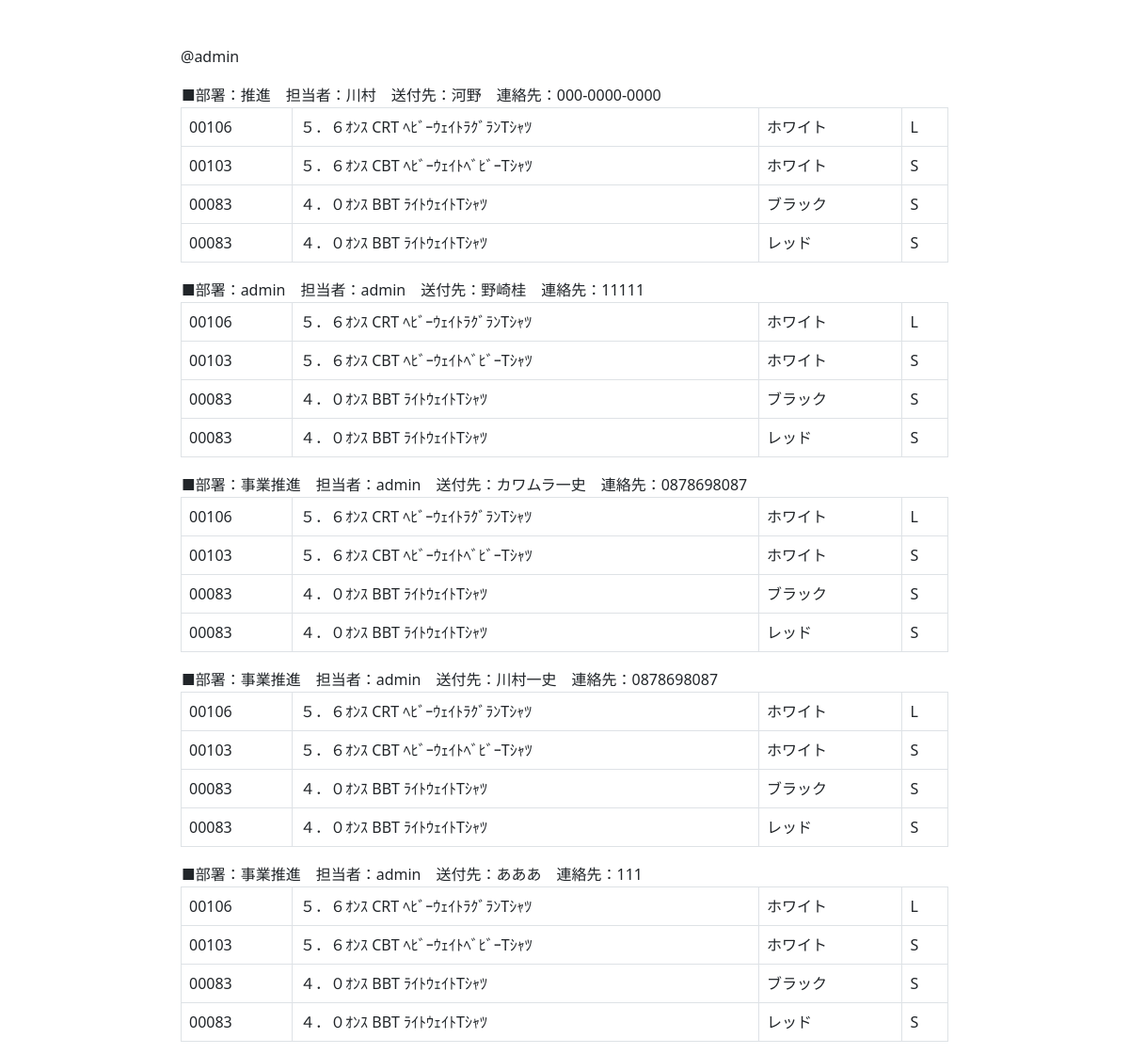
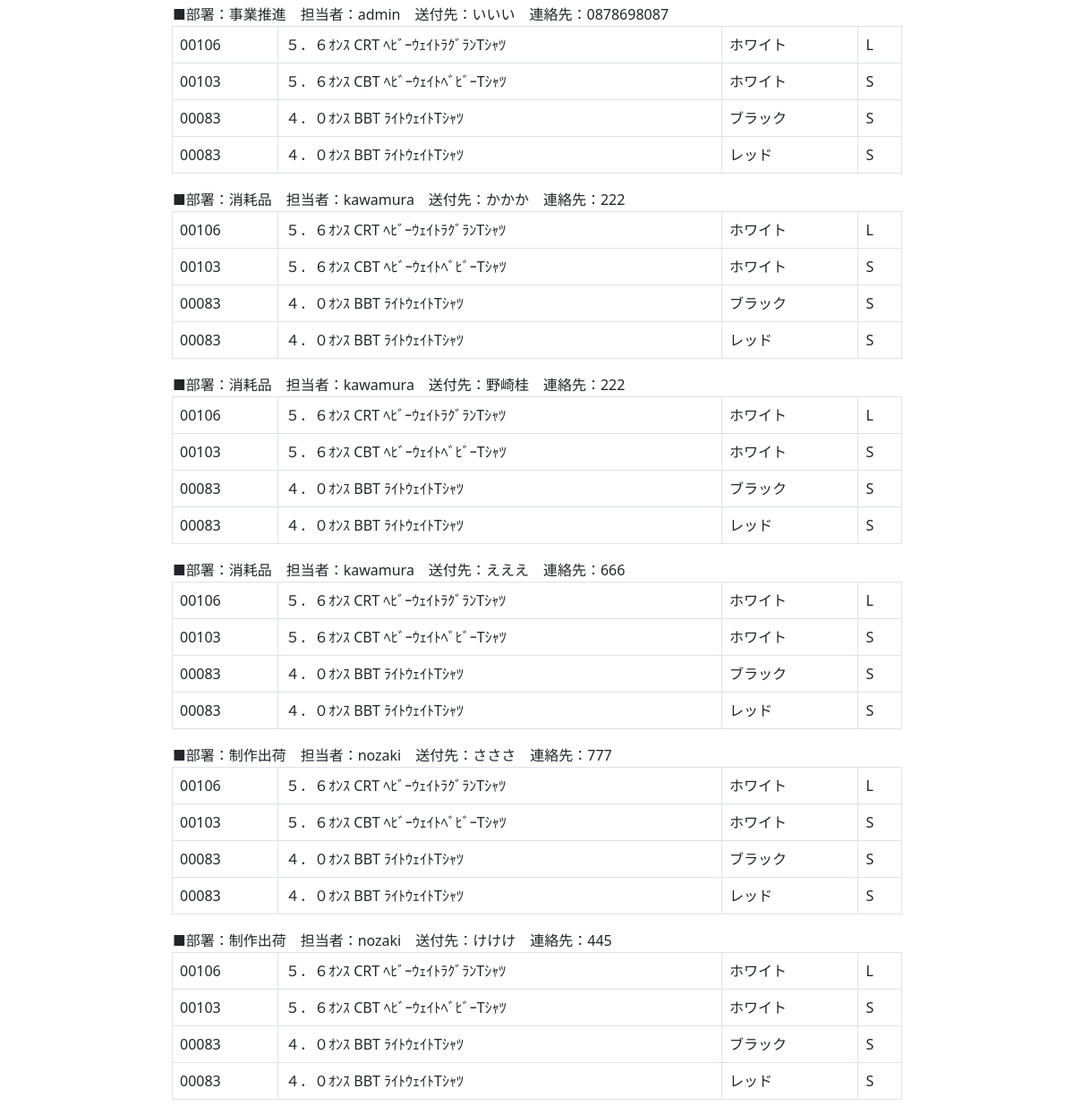
Page /plac5/rireki/ (signed in) on the earlier database version (2 pictures, top to bottom).
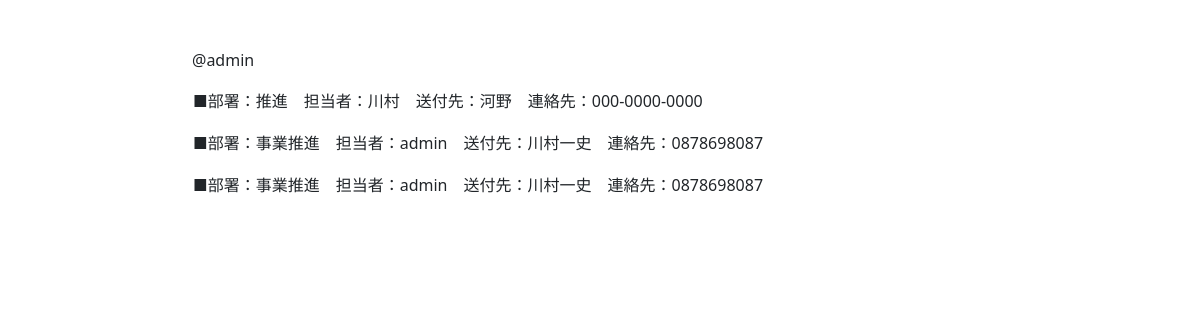
Same page on the later database version.
### plac5/models.py (models this page shows, shortened)
class Send(models.Model):
    sample_number=models.IntegerField("認証番号")
    busho=models.CharField("部署",max_length=10)
    name=models.CharField("担当",max_length=10)
    send_name=models.CharField("送付先",max_length=10)
    send_tel=models.CharField("送付先電話",max_length=20)

class Sample(models.Model):
    sample_number=models.ForeignKey(Send,on_delete=models.CASCADE,verbose_name="認証番号")
    hinban=models.CharField("品番",max_length=10)
    hinmei=models.CharField("品名",max_length=55)
    color=models.CharField("カラー",max_length=10)
    size=models.CharField("サイズ",max_length=5)

### plac5/views.py (the view)
# urls.py: path('rireki/', rireki, name="rireki"),
def rireki(request):
    if request.user.is_superuser:
        items=Send.objects.all()
        for sam in items:
            samples=Sample.objects.filter(sample_number=sam.sample_number)
        return render(request,"plac5/rireki.html",{"items":items,"samples":samples})

### plac5/templates/plac5/rireki.html
{% extends "plac5/base.html" %}
{% block main %}
<div class="container mt-5" style="width: 70%">
    <p>@{{request.user}}</p>
    {% for item in items %}
    <table>
        <tr>
            <td>■部署：{{item.busho}}　担当者：{{item.name}}　送付先：{{item.send_name}}　連絡先：{{item.send_tel}}</td>
        </tr>
        <tr>
            <table class="table table-bordered">
                {% for sample in samples %}
                <tr>
                    <td>{{sample.hinban}}</td>
                    <td>{{sample.hinmei}}</td>
                    <td>{{sample.color}}</td>
                    <td>{{sample.size}}</td>
                </tr>
                {% endfor %}
            </table>
        </tr>
    </table>
    {% endfor %}
</div>
{% endblock %}

Differences in the rows shown:
removed Sample: hinban "00106", hinmei "５．６ｵﾝｽ CRT ﾍﾋﾞｰｳｪｲﾄﾗｸﾞﾗﾝTｼｬﾂ", color "ホワイト", size "L"
removed Sample: hinban "00103", hinmei "５．６ｵﾝｽ CBT ﾍﾋﾞｰｳｪｲﾄﾍﾞﾋﾞｰTｼｬﾂ", color "ホワイト", size "S"
removed Sample: hinban "00083", hinmei "４．０ｵﾝｽ BBT ﾗｲﾄｳｪｲﾄTｼｬﾂ", color "ブラック", size "S"
removed Sample: hinban "00083", hinmei "４．０ｵﾝｽ BBT ﾗｲﾄｳｪｲﾄTｼｬﾂ", color "レッド", size "S"
removed Send: busho "admin", name "admin", send_name "野崎桂", send_tel "11111"
removed Send: busho "事業推進", name "admin", send_name "カワムラ一史", send_tel "0878698087"
removed Send: busho "事業推進", name "admin", send_name "あああ", send_tel "111"
removed Send: busho "事業推進", name "admin", send_name "いいい", send_tel "0878698087"
removed Send: busho "消耗品", name "kawamura", send_name "かかか", send_tel "222"
removed Send: busho "消耗品", name "kawamura", send_name "野崎桂", send_tel "222"
removed Send: busho "消耗品", name "kawamura", send_name "えええ", send_tel "666"
removed Send: busho "制作出荷", name "nozaki", send_name "さささ", send_tel "777"
removed Send: busho "制作出荷", name "nozaki", send_name "けけけ", send_tel "445"
added Send: busho "事業推進", name "admin", send_name "川村一史", send_tel "0878698087"
